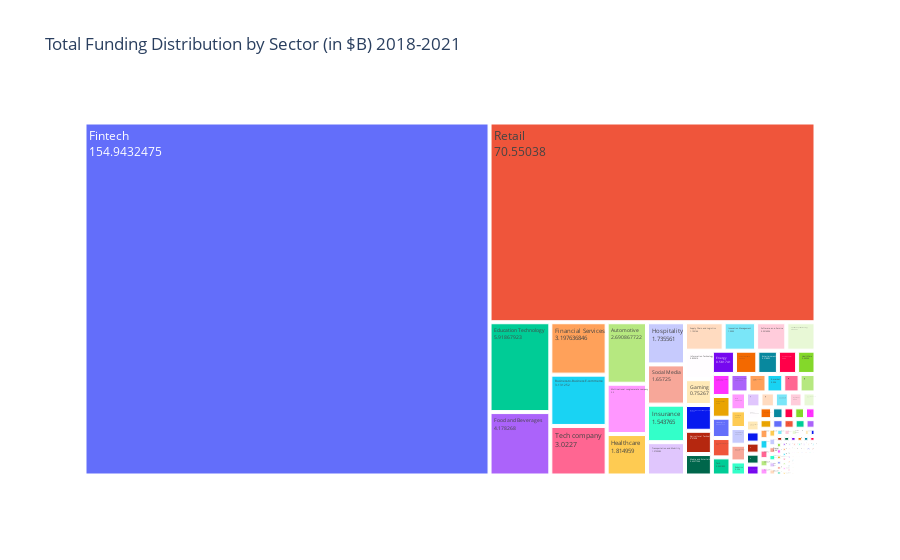

The code cell stored with this chart in its notebook:
### Markdown cell above
## **5. What are the most attractive sectors for investors?**

### Code cell
# Finding the most funded sectors_funding
sectors_funding = df.groupby('sector')['amount'].sum().reset_index()

# Convert the amount to billion dollars
sectors_funding['amount_in_billion'] = sectors_funding['amount'] / 1e9

# Create a treemap
fig = px.treemap(sectors_funding, 
                 path=['sector'], 
                 values='amount_in_billion',
                 title='Total Funding Distribution by Sector (in $B)\n2018-2021',
                 labels={'amount_in_billion': 'Amount in Billion $'})
fig.update_traces(textinfo='label+value')
fig.show()

### Figure 1 — Plotly figure (JSON) as saved in the notebook; plotly's stock layout.template omitted (floating-point values rounded to 4 significant figures; data arrays with more than 128 entries replaced by an {"elided": "..."} marker saying what was removed)
{"data": [{"branchvalues": "total", "domain": {"x": [0, 1], "y": [0, 1]}, "hovertemplate": "labels=%{label}<br>Amount in Billion $=%{value}<br>parent=%{parent}<br>id=%{id}<extra></extra>", "ids": {"elided": "352 str values"}, "labels": {"elided": "352 str values"}, "name": "", "parents": {"elided": "352 str values"}, "textinfo": "label+value", "type": "treemap", "values": {"elided": "352 float values"}}], "layout": {"legend": {"tracegroupgap": 0}, "title": {"text": "Total Funding Distribution by Sector (in $B)\n2018-2021"}}}
